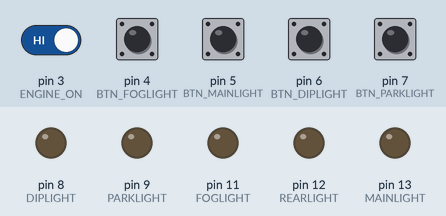
Bench run of a sketch on a simulated Arduino Uno, built with avr-gcc and run on an emulated ATmega328P. Shown: output pins drawn as LEDs (lit = HIGH). Inputs (shaded band) come from the test bench; at power-on: pin 3 (ENGINE_ON), pin 4 (BTN_FOGLIGHT), pin 5 (BTN_MAINLIGHT), pin 6 (BTN_DIPLIGHT), pin 7 (BTN_PARKLIGHT) HIGH.

Above: at 1.2 s.
1.3 s: pin 3 (ENGINE_ON) driven LOW
At 2.5 s:
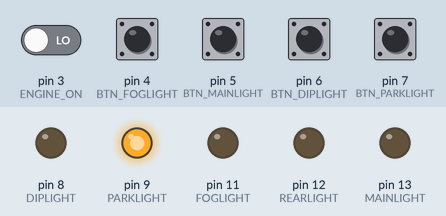
2.8 s: pin 5 (BTN_MAINLIGHT) pulled LOW for 0.15 s
At 2.9 s:
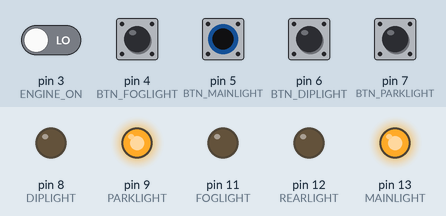
4.5 s: pin 6 (BTN_DIPLIGHT) pulled LOW for 0.15 s
At 4.6 s:
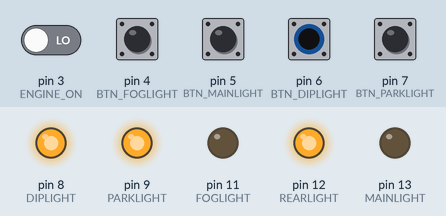
6.2 s: pin 3 (ENGINE_ON) driven HIGH
At 7.4 s:
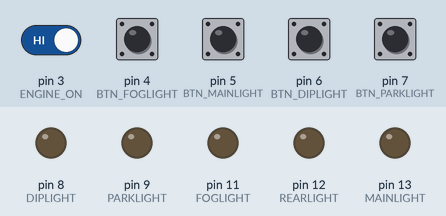
7.7 s: pin 5 (BTN_MAINLIGHT) pulled LOW for 1 s
At 8.5 s:
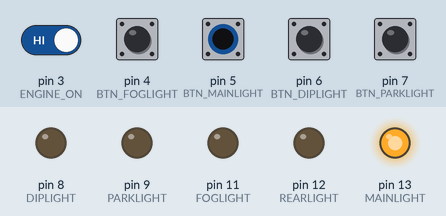
10.2 s: pin 6 (BTN_DIPLIGHT) pulled LOW for 1 s
At 10.7 s:
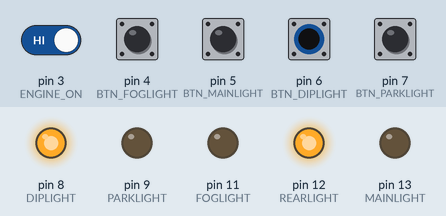
Timing chart, 0 to 13.2 s (numbered marks = the images above; inputs shaded):
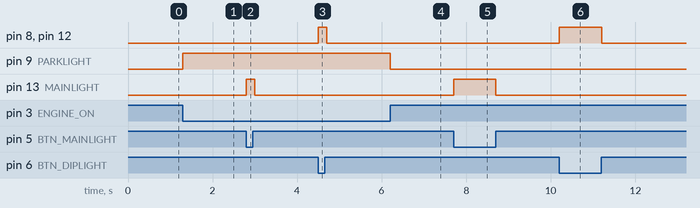

The sketch:

Mainlights.ino
```cpp
#include <Arduino.h>
#include "avr/sleep.h"

#define DIPLIGHT 8        //output dip lights
#define PARKLIGHT 9       //output park lights
#define FOGLIGHT 11       //output fog lights
#define REARLIGHT 12      //output rear lights
#define MAINLIGHT 13      //output main/beam
#define BTN_FOGLIGHT 4    //button fog lights
#define BTN_MAINLIGHT 5   //button main/beam
#define BTN_DIPLIGHT 6    //button dip lights
#define BTN_PARKLIGHT 7   //input park lights (switched by key)
#define ENGINE_ON 3       //interrupt signal pin
#define DELAY 100         //delay time [ms]
#define MODULO 5          //corresponds to delay and loop. e.g. flash every 500 ms (100 * 5)
#define SLEEP_TIME 120000 //delay before Atmega goes to sleep [2 minutes]

int currentState = 0;
int fogState = 0;
long time = 0;
long powerOffTime = 0;
int enableSleep = 0;
unsigned int count = 0;

void handleLightState(int state) {
    switch(state) {
        case 1://lights on, fog off, main off
            digitalWrite(FOGLIGHT, LOW);
            digitalWrite(REARLIGHT, HIGH);
            digitalWrite(DIPLIGHT, HIGH);
            digitalWrite(MAINLIGHT, LOW);
            break;

        case 2://lights on, fog off, main on
            digitalWrite(FOGLIGHT, LOW);
            digitalWrite(REARLIGHT, HIGH);
            digitalWrite(DIPLIGHT, LOW);
            digitalWrite(MAINLIGHT, HIGH);
            break;

        case 3://lights with fog on
            digitalWrite(FOGLIGHT, HIGH);
            digitalWrite(REARLIGHT, HIGH);
            digitalWrite(DIPLIGHT, HIGH);
            digitalWrite(MAINLIGHT, LOW);
            break;

        case 4://main lights with fog on
            digitalWrite(FOGLIGHT, HIGH);
            digitalWrite(REARLIGHT, HIGH);
            digitalWrite(DIPLIGHT, LOW);
            digitalWrite(MAINLIGHT, HIGH);
            break;

        case 5: //only main lights high
            digitalWrite(FOGLIGHT, LOW);
            digitalWrite(REARLIGHT, LOW);
            digitalWrite(DIPLIGHT, LOW);
            digitalWrite(MAINLIGHT, HIGH);
            break;

        case 6: //park lights on
            digitalWrite(FOGLIGHT, LOW);
            digitalWrite(REARLIGHT, LOW);
            digitalWrite(DIPLIGHT, LOW);
            digitalWrite(MAINLIGHT, LOW);
            digitalWrite(PARKLIGHT, HIGH);
            break;

        default://all off
            digitalWrite(FOGLIGHT, LOW);
            digitalWrite(REARLIGHT, LOW);
            digitalWrite(DIPLIGHT, LOW);
            digitalWrite(MAINLIGHT, LOW);
            digitalWrite(PARKLIGHT, LOW);
            break;
    }
}

/**
 * interrupt wake up routine
 */
void wakeUp() {
    enableSleep = 0;
    handleLightState(0);
}

/**
 * power down device
 */
void gotoSleep() {
    handleLightState(0);
    set_sleep_mode(SLEEP_MODE_PWR_DOWN);
    sleep_enable();
    attachInterrupt(1, wakeUp, HIGH);

    sleep_mode();
    sleep_disable();
    detachInterrupt(1);
}

/**
 * setup device
 */
void setup() {
    //setup output pins
    pinMode(MAINLIGHT, OUTPUT);
    pinMode(DIPLIGHT, OUTPUT);
    pinMode(FOGLIGHT, OUTPUT);
    pinMode(REARLIGHT, OUTPUT);
    pinMode(PARKLIGHT, OUTPUT);

    //setup button pins
    pinMode(BTN_MAINLIGHT, INPUT);
    digitalWrite(BTN_MAINLIGHT, HIGH); //enable internal pullup
    pinMode(BTN_DIPLIGHT, INPUT);
    digitalWrite(BTN_DIPLIGHT, HIGH);  //enable internal pullup
    pinMode(BTN_FOGLIGHT, INPUT);
    digitalWrite(BTN_FOGLIGHT, HIGH);  //enable internal pullup
    pinMode(BTN_PARKLIGHT, INPUT);
    pinMode(ENGINE_ON, INPUT);

    handleLightState(0); //turn all off on start
}

/**
 * working loop
 */
void loop() {

    time = millis();

    int readBtnMainLight = digitalRead(BTN_MAINLIGHT);
    int readBtnDipLight = digitalRead(BTN_DIPLIGHT);
    int readBtnFogLight = digitalRead(BTN_FOGLIGHT);
    int readParkLight = digitalRead(BTN_PARKLIGHT);
    int readPowerOn = digitalRead(ENGINE_ON);

    //check if we will suspend
    if (enableSleep == 1) {
        if (readPowerOn == LOW &&
            readParkLight == LOW &&
            (time > (powerOffTime + SLEEP_TIME))) {
            gotoSleep();
        } else if(readPowerOn == HIGH) {
            enableSleep = 0;
        }
    }

    //handle buttons
    if (readBtnDipLight == LOW) { //lights on

        //test if fog light button pressed and toggle it
        if (readBtnFogLight == LOW && count % MODULO == 0) {
            fogState = !fogState;
        }

        if (fogState == 1) {
            //fog on, dip on, main off
            if (readBtnMainLight == HIGH) {
                currentState = 3;
            }
            //fog light on, dip off, main on
            if (readBtnMainLight == LOW) {
                currentState = 4;
            }
        } else {
            //fog off, dip on, main off
            if (readBtnMainLight == HIGH) {
                currentState = 1;
            }
            //fog off, dip off, main on
            if (readBtnMainLight == LOW) {
                currentState = 2;
            }
        }

    } else if (readBtnDipLight == HIGH && readBtnMainLight == LOW) {
        //using main light on daytime
        currentState = 5; // only main lights on

    } else if (readPowerOn == LOW && readParkLight == HIGH) {
        enableSleep = 0;
        // swith on park lights
        currentState = 6;
    } else {
        //turn all off
        currentState = 0;
        fogState = 0;
    }

    //check
    if (readPowerOn == LOW && readParkLight == LOW && enableSleep == 0) {
        powerOffTime = time;
        enableSleep = 1;
    }

    handleLightState(currentState);

    count++;
    delay(DELAY);
}
```

Measured:
- after the input at 1.3 s, pin 9 (PARKLIGHT): LOW → HIGH at once
- after the input at 2.8 s, pin 13 (MAINLIGHT): LOW → HIGH at once, → LOW 0.20 s later
- after the input at 4.5 s, pin 8 (DIPLIGHT), pin 12 (REARLIGHT): LOW → HIGH at once, → LOW 0.20 s later
- after the input at 6.2 s, pin 9 (PARKLIGHT): HIGH → LOW at once
- after the input at 7.7 s, pin 13 (MAINLIGHT): LOW → HIGH at once, → LOW 1.0 s later
- after the input at 10.2 s, pin 8 (DIPLIGHT), pin 12 (REARLIGHT): LOW → HIGH at once, → LOW 1.0 s later
